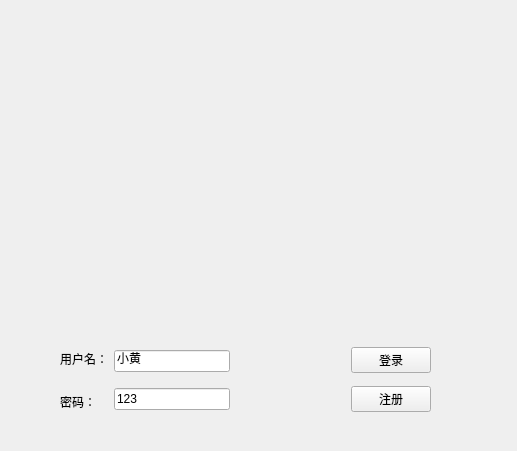
<?xml version="1.0" encoding="UTF-8"?>
<ui version="4.0">
 <class>Login</class>
 <widget class="QWidget" name="Login">
  <property name="geometry">
   <rect>
    <x>0</x>
    <y>0</y>
    <width>517</width>
    <height>451</height>
   </rect>
  </property>
  <property name="windowTitle">
   <string>Form</string>
  </property>
  <property name="styleSheet">
   <string notr="true"/>
  </property>
  <widget class="QWidget" name="layoutWidget">
   <property name="geometry">
    <rect>
     <x>60</x>
     <y>340</y>
     <width>371</width>
     <height>80</height>
    </rect>
   </property>
   <layout class="QHBoxLayout" name="horizontalLayout">
    <item>
     <layout class="QVBoxLayout" name="verticalLayout">
      <item>
       <widget class="QLabel" name="label">
        <property name="text">
         <string>用户名：</string>
        </property>
       </widget>
      </item>
      <item>
       <widget class="QLabel" name="label_2">
        <property name="text">
         <string>密码：</string>
        </property>
       </widget>
      </item>
     </layout>
    </item>
    <item>
     <layout class="QVBoxLayout" name="verticalLayout_2">
      <item>
       <widget class="QLineEdit" name="lineEdit">
        <property name="text">
         <string>小黄</string>
        </property>
       </widget>
      </item>
      <item>
       <widget class="QLineEdit" name="lineEdit_2">
        <property name="text">
         <string>123</string>
        </property>
       </widget>
      </item>
     </layout>
    </item>
    <item>
     <spacer name="horizontalSpacer">
      <property name="orientation">
       <enum>Qt::Horizontal</enum>
      </property>
      <property name="sizeHint" stdset="0">
       <size>
        <width>40</width>
        <height>20</height>
       </size>
      </property>
     </spacer>
    </item>
    <item>
     <layout class="QVBoxLayout" name="verticalLayout_3">
      <item>
       <widget class="QPushButton" name="pushButton">
        <property name="text">
         <string>登录</string>
        </property>
       </widget>
      </item>
      <item>
       <widget class="QPushButton" name="pushButton_2">
        <property name="text">
         <string>注册</string>
        </property>
       </widget>
      </item>
     </layout>
    </item>
   </layout>
  </widget>
  <widget class="QWidget" name="widget" native="true">
   <property name="geometry">
    <rect>
     <x>0</x>
     <y>0</y>
     <width>521</width>
     <height>451</height>
    </rect>
   </property>
   <property name="styleSheet">
    <string notr="true">border-image: url(:/9ef89e264bf1d682ca48099235770a77.jpeg);</string>
   </property>
  </widget>
  <zorder>widget</zorder>
  <zorder>layoutWidget</zorder>
 </widget>
 <resources/>
 <connections/>
</ui>
